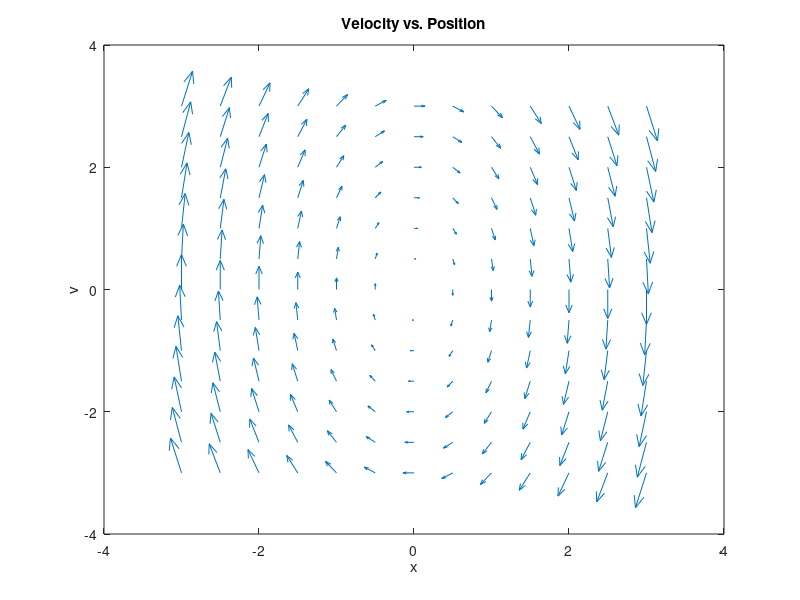

Source code (MATLAB): (Note: this script raises an error after producing the figure.)
% Lab 6
% Lucas Barnes

%% P6.1
% (b)
clear;
close all
global w0;
w0=2;
x=-3:.5:3;
v=x; % define the x and y grids (avoid (0,0))
[X,V]=meshgrid(x,v);

Vx=V;
Vv=-w0^2*X;
quiver(X,V,Vx,Vv)% make the field arrow plot
title('Velocity vs. Position')
xlabel('x')
ylabel('v')
hold on

% (c)
u0=zeros(2,1);
u0(1)=1; %initial x
u0(2)=0; %initial Vx
options=odeset('RelTol',1e-8);

% Solve with v0=0
tstart=0;
tfinal=1;
[t,u]=ode45(@rhs6_1,[tstart,tfinal],u0,options);
x1=u(:,1);
v1=u(:,2);
plot(x1,v1,'LineWidth',2);

% Solve with v0=1.4
u0(2)=1.4;
[t,u]=ode45(@rhs6_1,[tstart,tfinal],u0,options);
x1=u(:,1);
v1=u(:,2);
plot(x1,v1,'LineWidth',2);

% Solve with v0=-1
u0(2)=-1;
[t,u]=ode45(@rhs6_1,[tstart,tfinal],u0,options);
x1=u(:,1);
v1=u(:,2);
plot(x1,v1,'LineWidth',2);
hold off
legend('dV/dx','v0=0','v0=1.4','v0=-1')

%% P6.2

% (a)

clear;
close all
global w0 gamma;
gamma=4; % ********change to 4 for part (c)********
w0=2;
x=-3:.5:3;
v=x; % define the x and y grids (avoid (0,0))
[X,V]=meshgrid(x,v);

Vx=V;
Vv=-w0^2*X-2*gamma*V;
quiver(X,V,Vx,Vv)% make the field arrow plot
title('Velocity vs. Position')
xlabel('x')
ylabel('v')
hold on


% (b)
u0=zeros(2,1);
u0(1)=1; %initial x
u0(2)=0; %initial Vx
options=odeset('RelTol',1e-8);

% Solve with v0=0
tstart=0;
tfinal=20;
[t,u]=ode45(@rhs6_2,[tstart,tfinal],u0,options);
x1=u(:,1);
v1=u(:,2);
plot(x1,v1,'LineWidth',2);

% Solve with v0=1.4
u0(2)=1.4;
[t,u]=ode45(@rhs6_2,[tstart,tfinal],u0,options);
x1=u(:,1);
v1=u(:,2);
plot(x1,v1,'LineWidth',2);

% Solve with v0=-1
u0(2)=-1;
[t,u]=ode45(@rhs6_2,[tstart,tfinal],u0,options);
x1=u(:,1);
v1=u(:,2);
plot(x1,v1,'LineWidth',2);
hold off
legend('dV/dx','v0=0','v0=1.4','v0=-1')


%% (d)

clear;
close all
global w0 gamma;
gamma=.5;
w0=2;
x=-3:.5:3;
v=x; % define the x and y grids (avoid (0,0))
[X,V]=meshgrid(x,v);

Vx=V;
Vv=-w0^2*X-2*gamma*V;
quiver(X,V,Vx,Vv)% make the field arrow plot
title('Velocity vs. Position')
xlabel('x')
ylabel('v')
hold on

u0=zeros(2,1);
u0(1)=1; %initial x
u0(2)=0; %initial Vx
options=odeset('RelTol',1e-8);

% Solve with v0=0
tstart=0;
tfinal=20;
[t,u]=ode45(@rhs6_2d,[tstart,tfinal],u0,options);
x1=u(:,1);
v1=u(:,2);
plot(x1,v1,'LineWidth',2);

% Solve with v0=1.4
u0(2)=1.4;
[t,u]=ode45(@rhs6_2d,[tstart,tfinal],u0,options);
x1=u(:,1);
v1=u(:,2);
plot(x1,v1,'LineWidth',2);

% Solve with v0=-1
u0(2)=-1;
[t,u]=ode45(@rhs6_2d,[tstart,tfinal],u0,options);
x1=u(:,1);
v1=u(:,2);
plot(x1,v1,'LineWidth',2);
hold off
legend('dV/dx','v0=0','v0=1.4','v0=-1')

% this one looks different because the squared term makes the
% initial conditions converge to the same steady state quickly.

%% P6.3


clear;
close all
global w0 F0 m w gamma
w0=1;
F0=1;
m=1;
w=1.1;
gamma=.01;


u0=zeros(2,1);
u0(1)=0; %initial x
u0(2)=0; %initial Vx
options=odeset('RelTol',1e-8);

% Solve with v0=0
tstart=0;
tfinal=300;
[t,u]=ode45(@rhs6_3,[tstart,tfinal],u0,options);
x1=u(:,1);
plot(t,x1);
title('Position vs. Time')
xlabel('t')
ylabel('x(t)')

%% P6.4


clear;
close all


global w0 F0 m w gamma
w0=1;
F0=1;
m=1;
gamma=.1;

u0=zeros(2,1);
u0(1)=0; %initial x
u0(2)=0; %initial Vx
options=odeset('RelTol',1e-8);

% Solve with v0=0
tstart=0;
tfinal=200;
a=[ ];
wArr=.98:.001:1.02;
% wArr=.5:.2:1.5;
for w=wArr
    [t,u]=ode45(@rhs6_3,[tstart,tfinal],u0,options);
    x1=u(:,1);
%     plot(t,x1);
%     title('Position vs. Time')
%     xlabel('t')
%     ylabel('x(t)')
    a(end+1)=max(x1(150:end));
end
plot(wArr,a)
title('Amplitude vs. Angular Frequency')
xlabel('w')
ylabel('A')
% wMax is slightly less than wd.

%% P6.5

% (a)
clear
close all

w0=1;
F0=1;
m=1;
gamma=.1;

w=.5:.001:1.5;
A=F0./(m*sqrt((w0^2-w.^2).^2+4*gamma^2*w.^2));

plot(w,A)
title('Amplitude vs. Angular Frequency')
xlabel('w')
ylabel('A')

figure
phi=2*gamma*w./(w0^2-w.^2);
plot(w,phi)
title('Phase Shift vs. Angular Frequency')
xlabel('w')
ylabel('phi')
% phi represents the phase shift of the steady state solution
% for a given angular frequency

%% (b)

A=@(gamma)F0./(m*sqrt((w0^2-w.^2).^2+4*gamma^2*w.^2));

plot(w,A(.1),w,A(.05),w,A(.02),w,A(.01),'LineWidth',2)
title('Amplitude vs. Angular Frequency')
xlabel('w')
ylabel('A')
legend('gamma=.1','gamma=.05','gamma=.02','gamma=.01')


%% (c)

clear
close all
syms F0 m w0 w gamma w
A=F0./(m*sqrt((w0^2-w.^2).^2+4*gamma^2*w.^2));
dAdw=diff(A,w,1);
w=solve(dAdw,w);
w(3)
